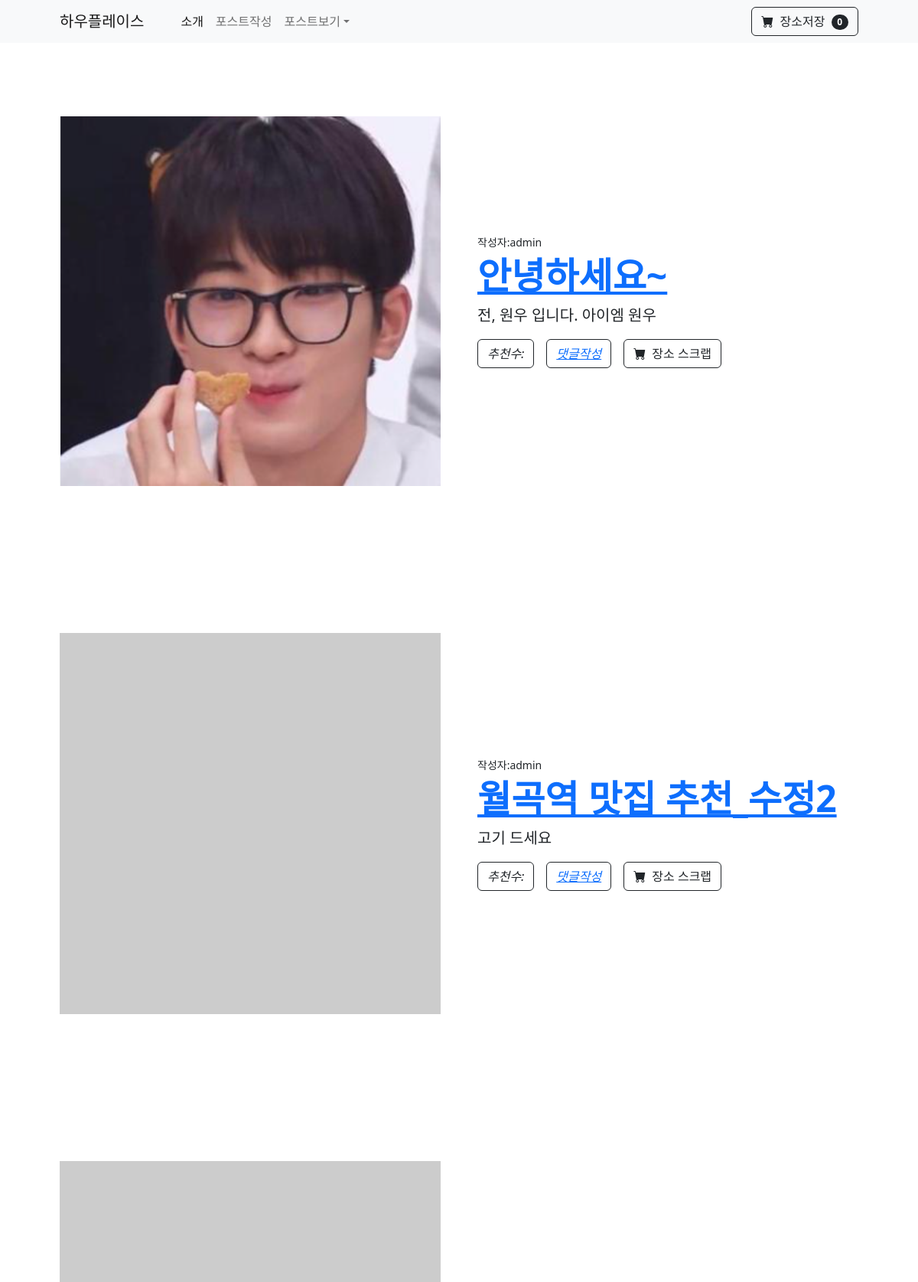
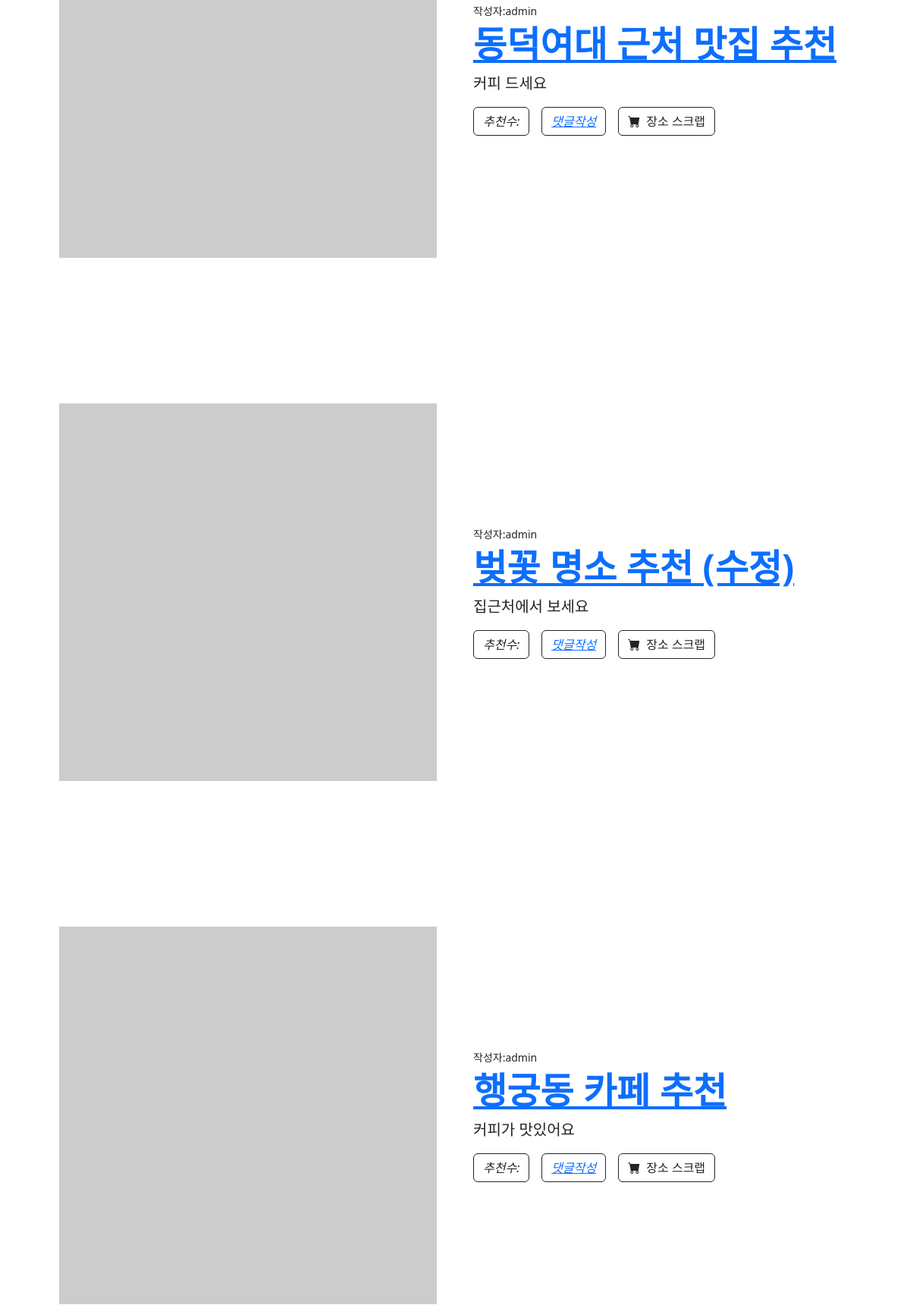
The app's page /posts/post_list/ (upper part) with its own data (2 pictures, top to bottom).
### posts/models.py (models this page shows)
class Post(models.Model) :
    title = models.CharField(verbose_name='제목', max_length=50)
    writer = models.ForeignKey(to=User, on_delete=models.CASCADE, null=True, blank=True)
    image = models.ImageField(verbose_name='썸네일', null=True, blank=True)
    content = models.TextField(verbose_name='내용')
    create_at = models.DateTimeField(verbose_name='작성일', auto_now_add=True)
    like_count = models.IntegerField(verbose_name='평점')
    category = models.TextField(verbose_name='분류', null=True)

### posts/views.py (the view)
# urls.py: path('post_list/',views.post_list, name='post_list'),
def post_list(request):
    posts = Post.objects.all().order_by('-create_at')
    return render(request, 'post_list_all.html', {'posts':posts})

### posts/templates/post_list_all.html (shortened to what this page needs)
{% extends 'base.html' %}
{% block content %}
    <div>
        {% for post in posts %}
            {% include 'post_card.html' %}
        {% endfor %}
    </div>
{% endblock %}

### posts/templates/post_card.html
<section class="py-5">
    <div class="container px-4 px-lg-5 my-5">
        <div class="row gx-4 gx-lg-5 align-items-center">
            <div class="col-md-6">
                {% if post.image %}
                    <a href="{% url 'post_detail' post.id %}">
                        <img class="card-img-top mb-5 mb-md-0" src="{{ post.image.url }}" alt="" />
                    </a>
                {% else %}
                    <img class="card-img-top mb-5 mb-md-0" src = "http://via.placeholder.com/600x600" alt=""/>
                {% endif %}
            </div>
            <div class="col-md-6">
                <div class="small mb-1">작성자:{{post.writer}}</div>
                <h1 class="display-5 fw-bolder"><a href="{% url 'post_detail' post.id %}">{{post.title}}</a></h1>
                <p class="lead">
                    {% if not detail %}
                        {{ post.content|truncatechars:35 }}
                    {% endif %}
                </p>
                <div class="d-flex">
                    <button class="btn btn-outline-dark flex-shrink-0 me-3" type="button">
                        <i class="">
                            추천수:
                        </i>
                    </button>
                    <button class="btn btn-outline-dark flex-shrink-0 me-3" type="button">
                        <i class="">
                            <a class="text-cente" href="{% url 'post_detail' post.id %}">댓글작성</a>
                        </i>
                    </button>
                    <button class="btn btn-outline-dark flex-shrink-0" type="button">
                        <i class="bi-cart-fill me-1"></i>
                        장소 스크랩
                    </button>
                </div>
            </div>
        </div>
    </div>
</section>

### records on screen
Post: image (picture), writer "admin", title "안녕하세요~", content "전, 원우 입니다. 아이엠 원우"
Post: writer "admin", title "월곡역 맛집 추천_수정2", content "고기 드세요"
Post: writer "admin", title "동덕여대 근처 맛집 추천", content "커피 드세요"
Post: writer "admin", title "벚꽃 명소 추천 (수정)", content "집근처에서 보세요"
Post: writer "admin", title "행궁동 카페 추천", content "커피가 맛있어요"
